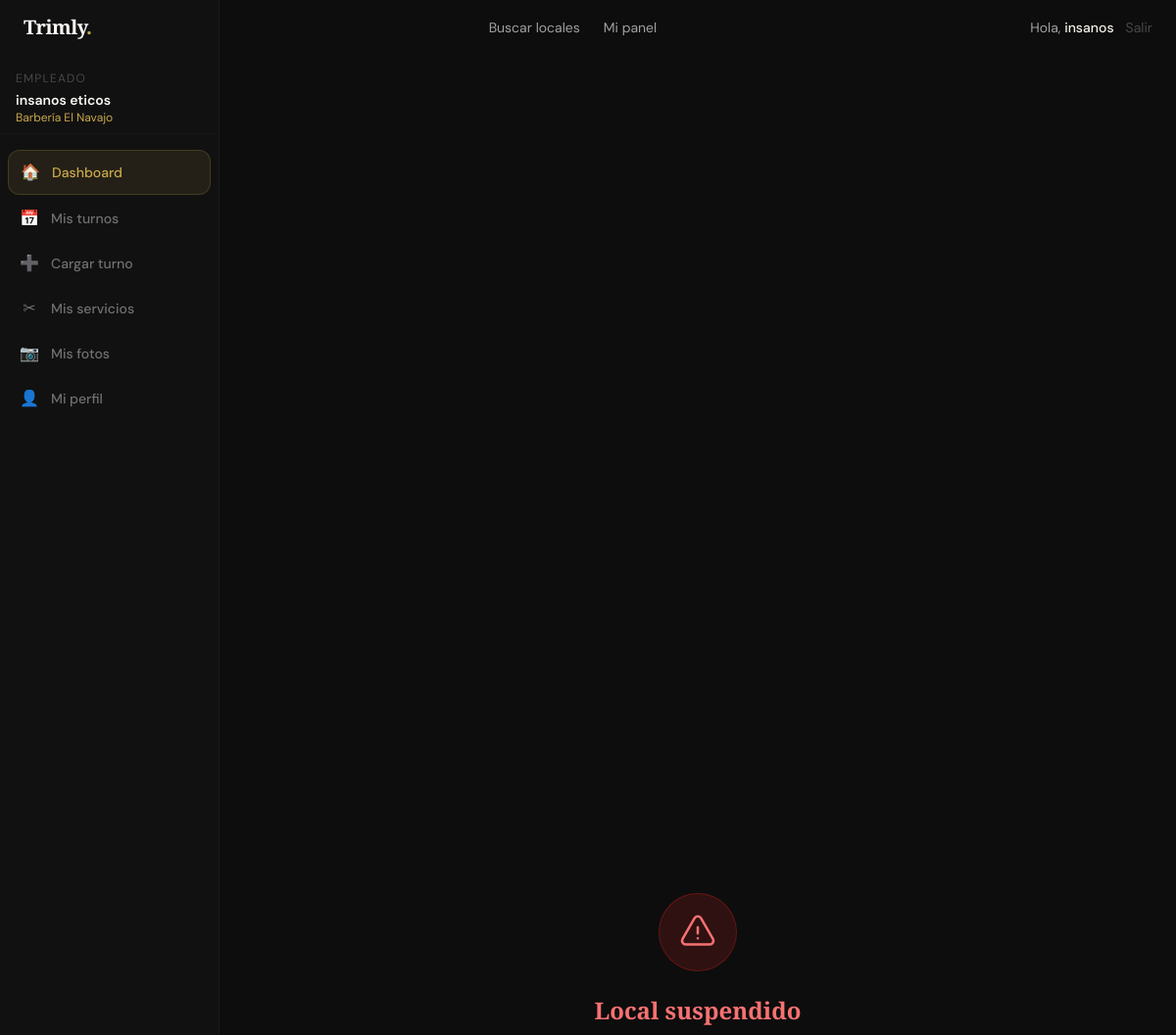
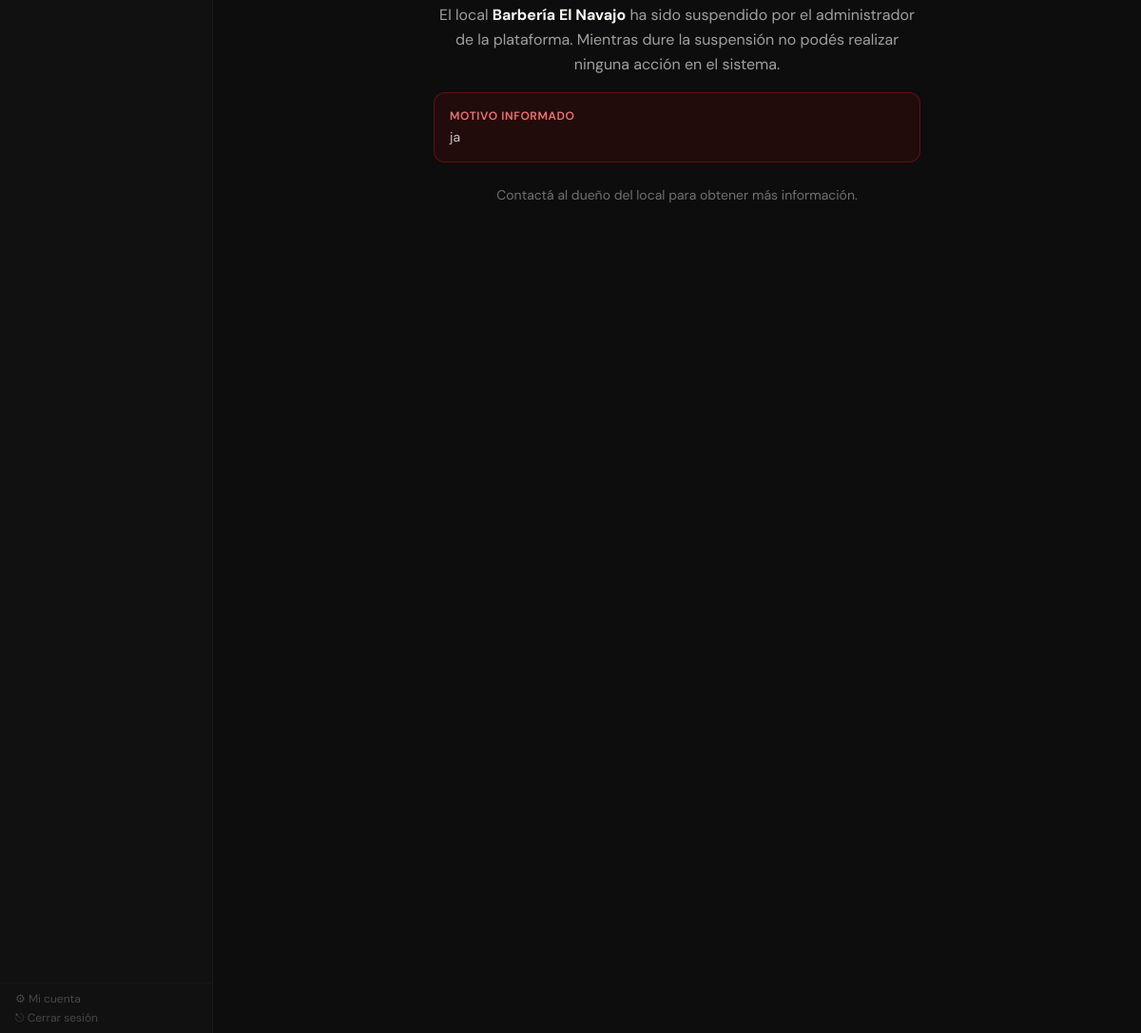
The page /trimly/mi-panel (signed in) on the database its author committed (2 pictures, top to bottom).
### tables this page shows
CREATE TABLE `employees` (
  `id` int UNSIGNED NOT NULL,
  `shop_id` int UNSIGNED NOT NULL,
  `user_id` int UNSIGNED DEFAULT NULL,
  `name` varchar(100) NOT NULL,
  `bio` text,
  `avatar` varchar(255) DEFAULT NULL,
  `specialty` varchar(150) DEFAULT NULL,
  `instagram` varchar(100) DEFAULT NULL,
  `status` enum('active','inactive') NOT NULL DEFAULT 'active',
  `sort_order` tinyint NOT NULL DEFAULT '0',
  `created_at` datetime NOT NULL DEFAULT CURRENT_TIMESTAMP,
  `updated_at` datetime NOT NULL DEFAULT CURRENT_TIMESTAMP ON UPDATE CURRENT_TIMESTAMP
);

CREATE TABLE `shops` (
  `id` int UNSIGNED NOT NULL,
  `owner_id` int UNSIGNED NOT NULL,
  `name` varchar(120) NOT NULL,
  `slug` varchar(130) NOT NULL,
  `type` enum('barbershop','salon','mixed','nails','spa','tattoo','makeup','other') NOT NULL DEFAULT 'barbershop',
  `target_audience` enum('men','women','unisex') NOT NULL DEFAULT 'unisex',
  `description` text,
  `specialties` varchar(500) DEFAULT NULL,
  `amenities` varchar(500) DEFAULT NULL,
  `phone` varchar(30) DEFAULT NULL,
  `email` varchar(150) DEFAULT NULL,
  `website` varchar(255) DEFAULT NULL,
  `instagram` varchar(100) DEFAULT NULL,
  `facebook` varchar(100) DEFAULT NULL,
  `whatsapp` varchar(30) DEFAULT NULL,
  `logo` varchar(255) DEFAULT NULL,
  `cover_image` varchar(255) DEFAULT NULL,
  `address` varchar(255) DEFAULT NULL,
  `city` varchar(100) DEFAULT NULL,
  `province` varchar(100) DEFAULT NULL,
  `country` varchar(80) NOT NULL DEFAULT 'Argentina',
  `postal_code` varchar(20) DEFAULT NULL,
  `latitude` decimal(10,7) DEFAULT NULL,
  `longitude` decimal(10,7) DEFAULT NULL,
  `currency` char(3) NOT NULL DEFAULT 'ARS',
  `rating_avg` decimal(3,2) NOT NULL DEFAULT '0.00',
  `rating_count` int UNSIGNED NOT NULL DEFAULT '0',
  `status` enum('pending','active','suspended','closed') NOT NULL DEFAULT 'pending',
  `plan` enum('free','pro','premium') NOT NULL DEFAULT 'free',
  `plan_expires` date DEFAULT NULL,
  `verified` tinyint(1) NOT NULL DEFAULT '0',
  `featured` tinyint(1) NOT NULL DEFAULT '0',
  `views_count` int UNSIGNED NOT NULL DEFAULT '0',
  `is_shadowbanned` tinyint(1) NOT NULL DEFAULT '0',
  `suspension_reason` varchar(500) DEFAULT NULL,
  `suspension_until` datetime DEFAULT NULL,
  `ban_reason` varchar(500) DEFAULT NULL,
  `created_at` datetime NOT NULL DEFAULT CURRENT_TIMESTAMP,
  `updated_at` datetime NOT NULL DEFAULT CURRENT_TIMESTAMP ON UPDATE CURRENT_TIMESTAMP,
  `suspension_public` tinyint(1) NOT NULL DEFAULT '1'
);

### app/Controllers/BaseController.php (called while the page is built, shortened)
<?php
abstract class BaseController
{
    protected function view(string $template, array $viewData = [], int $status = 200): void
    {
        require APP_PATH . '/Views/partials/layout.php';
    }
    protected function auth(): ?array
    {
        return $_SESSION['user'] ?? null;
    }
}

### index.php (called while the page is built, shortened)
<?php
$routes = require BASE_PATH . '/routes/web.php';
$method = $_SERVER['REQUEST_METHOD'];
$uri  = parse_url($_SERVER['REQUEST_URI'], PHP_URL_PATH);
$base = base_path();
if ($base && str_starts_with($uri, $base)) $uri = substr($uri, strlen($base));
$uri = rtrim($uri, '/') ?: '/';
$matched = null; $params = [];
foreach ($routes as [$rMethod, $pattern, $handler, $middleware]) {
    if (strtoupper($rMethod) !== $method) continue;
    $regex = str_contains($pattern, '{any}')
        ? str_replace('{any}', '(.*)', $pattern)
        : preg_replace('/\{[^}]+\}/', '([^/]+)', $pattern);
    $regex = '#^' . $regex . '$#u';
    if (preg_match($regex, $uri, $matches)) {
        preg_match_all('/\{([^}]+)\}/', $pattern, $paramNames);
        array_shift($matches);
        $params  = !empty($paramNames[1]) ? array_combine($paramNames[1], $matches) : [];
        $matched = [$handler, $middleware, $params];
        break;
    }
}
[$handler, $middleware, $params] = $matched;
[$controllerName, $actionName] = explode('@', $handler);
$controller = new $controllerClass();
$controller->$actionName(...array_values($params));

### app/Helpers/Helpers.php (called while the page is built, shortened)
<?php
function base_path(): string {
    static $base = null;
    if ($base === null) {
        $appUrl = rtrim(getenv('APP_URL') ?: 'http://localhost', '/');
        $parsed = parse_url($appUrl);
        $base   = rtrim($parsed['path'] ?? '', '/');
    }
    return $base;
}
function path(string $route = ''): string {
    return base_path() . '/' . ltrim($route, '/');
}
function e(mixed $val): string {
    return htmlspecialchars((string)($val ?? ''), ENT_QUOTES | ENT_SUBSTITUTE, 'UTF-8');
}

### app/Views/employee_dash/suspended.php (the view, shortened to what this page needs)
<div class="flex min-h-screen pt-16 pb-20 lg:pb-6">
  <?php require __DIR__ . '/partials/sidebar.php'; ?>
  <main class="flex-1 p-4 sm:p-6 lg:p-8 lg:ml-56 overflow-x-hidden flex items-center justify-center">
    <div class="max-w-lg w-full text-center">
      <div class="mx-auto mb-6 w-20 h-20 rounded-full bg-red-900/30 border border-red-700/40 flex items-center justify-center">
      </div>
      <h1 class="font-display text-2xl font-bold text-red-400 mb-3">Local suspendido</h1>
      <p class="text-ink-300 mb-4 leading-relaxed">
        El local <strong class="text-cream-light"><?= e($employee['shop_name']) ?></strong>
        ha sido suspendido por el administrador de la plataforma.
        Mientras dure la suspensión no podés realizar ninguna acción en el sistema.
      </p>
      <?php if (!empty($employee['suspension_reason'])): ?>
      <div class="bg-red-950/40 border border-red-800/50 rounded-xl p-4 mb-6 text-left">
        <p class="text-xs text-red-400 font-semibold uppercase tracking-wider mb-1">Motivo informado</p>
        <p class="text-ink-200 text-sm"><?= e($employee['suspension_reason']) ?></p>
      </div>
      <?php endif; ?>
      <p class="text-ink-400 text-sm">
        Contactá al dueño del local para obtener más información.
      </p>
    </div>
  </main>
</div>

### app/Views/partials/header.php (shortened to what this page needs)
<?php
$user     = $_SESSION['user'] ?? null;
$role     = $user['role'] ?? null;
$isAdmin  = $role === 'superadmin';
$isEmployee = $role === 'employee';
?>
<header class="fixed top-0 left-0 right-0 z-50" style="left:0;right:0;width:100%">
  <div id="hdr" class="transition-all duration-300 border-b border-transparent">
    <div class="w-full px-4 sm:px-6">
      <div class="flex items-center justify-between h-14">
        <a href="<?= path('/') ?>" class="flex items-center shrink-0 mr-6">
          <span class="font-display font-bold text-xl text-cream-light tracking-tight">Trimly<span class="text-gold">.</span></span>
        </a>
        <nav class="hidden md:flex items-center gap-6">
          <?php if($isAdmin): ?>
            <a href="<?= path('/admin') ?>" class="nav-link text-sm font-semibold text-gold">Panel Admin</a>
            <a href="<?= path('/admin/locales') ?>" class="nav-link text-sm text-ink-300 hover:text-cream transition-colors">Locales</a>
            <a href="<?= path('/admin/usuarios') ?>" class="nav-link text-sm text-ink-300 hover:text-cream transition-colors">Usuarios</a>
          <?php else: ?>
            <a href="<?= path('/buscar') ?>" class="nav-link text-sm text-ink-300 hover:text-cream transition-colors">Buscar locales</a>
            <?php if($isEmployee): ?><a href="<?= path('/mi-panel') ?>" class="nav-link text-sm text-ink-300 hover:text-cream transition-colors">Mi panel</a><?php endif; ?>
          <?php endif; ?>
        </nav>
        <div class="hidden md:flex items-center gap-3">
          <?php if($user): ?>
            <span class="text-sm text-ink-300">Hola, <span class="text-cream font-medium"><?= e(explode(' ',$user['name'])[0]) ?></span>
            </span>
            <a href="<?= path('/logout') ?>" class="text-sm text-ink-500 hover:text-ink-200 transition-colors">Salir</a>
          <?php endif; ?>
        </div>
      </div>
    </div>
  </div>
</header>

### app/Views/employee_dash/partials/sidebar.php (shortened to what this page needs)
<?php
$user = $_SESSION['user'] ?? [];
$currentPath = parse_url($_SERVER['REQUEST_URI'], PHP_URL_PATH);
$base = base_path();
$nav = [
    '/mi-panel'           => ['🏠', 'Dashboard'],
    '/mi-panel/turnos'    => ['📅', 'Mis turnos'],
    '/mi-panel/nuevo-turno' => ['➕', 'Cargar turno'],
    '/mi-panel/servicios' => ['✂', 'Mis servicios'],
    '/mi-panel/fotos'     => ['📷', 'Mis fotos'],
    '/mi-panel/perfil'    => ['👤', 'Mi perfil'],
];
?>
<aside class="w-56 shrink-0 bg-ink-800 border-r border-ink-700 min-h-screen fixed top-0 left-0 pt-16 z-20 hidden lg:flex flex-col">
  <div class="px-4 py-2 border-b border-ink-700/60">
    <p class="text-xs text-ink-500 uppercase tracking-widest mb-1">Empleado</p>
    <p class="font-semibold text-cream-light text-sm truncate"><?= e($employee['name'] ?? $user['name'] ?? '') ?></p>
    <p class="text-xs text-gold truncate"><?= e($employee['shop_name'] ?? '') ?></p>
  </div>
  <nav class="flex-1 px-2 py-4 space-y-0.5">
    <?php foreach ($nav as $path => [$icon, $label]): ?>
    <?php $active = str_starts_with($currentPath, $base . $path) && ($path === '/mi-panel' ? $currentPath === $base . '/mi-panel' : true); ?>
    <a href="<?= path($path) ?>"
       class="flex items-center gap-3 px-3 py-2.5 rounded-xl text-sm font-medium transition-all
              <?= $active ? 'bg-gold/10 text-gold border border-gold/20' : 'text-ink-400 hover:text-cream-light hover:bg-ink-700/50' ?>">
      <span class="text-base w-5 text-center"><?= $icon ?></span>
      <?= $label ?>
    </a>
    <?php endforeach; ?>
  </nav>
  <div class="px-4 py-2 border-t border-ink-700/60 space-y-1">
    <a href="<?= path('/cuenta/contrasena') ?>" class="block text-xs text-ink-500 hover:text-gold transition-colors">⚙ Mi cuenta</a>
    <a href="<?= path('/logout') ?>" class="block text-xs text-ink-500 hover:text-red-400 transition-colors">⎋ Cerrar sesión</a>
  </div>
</aside>

### app/Views/partials/layout.php (style rules this page uses)
.nav-link { position:relative; }
.nav-link::after { content:'';position:absolute;bottom:-2px;left:0;width:0;height:1px;background:#C9A84C;transition:width .3s ease; }

### rows shown on the page
employees: name "insanos", name "insanos eticos", shop.name "Barbería El Navajo", shop.suspension_reason "ja"

### other values the page prints
$icon "🏠"
$label "Dashboard"
$icon "📅"
$label "Mis turnos"
$icon "➕"
$label "Cargar turno"
$icon "✂"
$label "Mis servicios"
$icon "📷"
$label "Mis fotos"
$icon "👤"
$label "Mi perfil"
